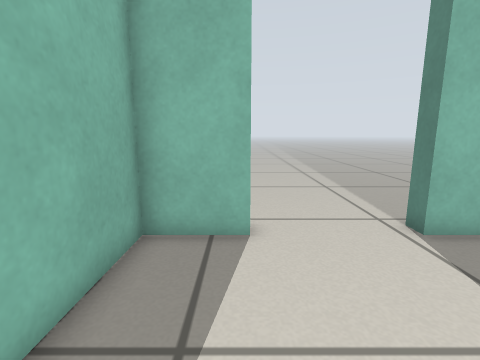
view 1 (above)

14 first-person views from a walk through a Gazebo world. The camera is 0.52 m above the floor, tilts 10° down and sees 85° across. The floor is counted in squares, 0.2 m on a side. Each view is taken from the middle of a square. On the plan, view 1 faces up. The plan holds only what a view shows up to about 18 squares ahead; the rest is blank. Simple patterns stand in for the simulator's built-in surfaces.

view 2
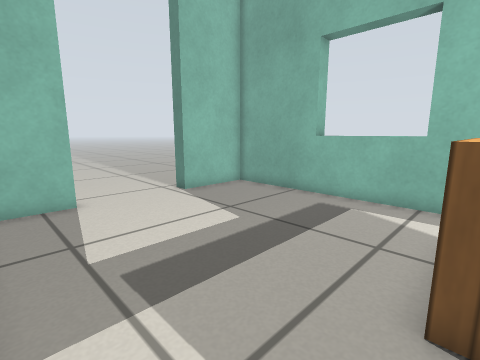

view 3
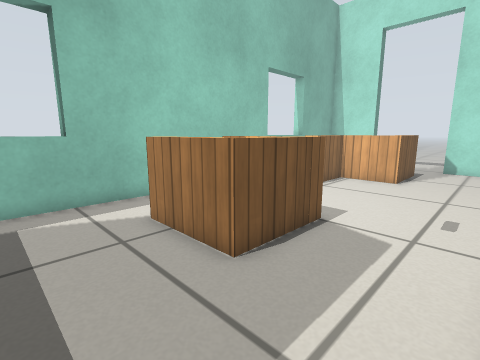

view 4
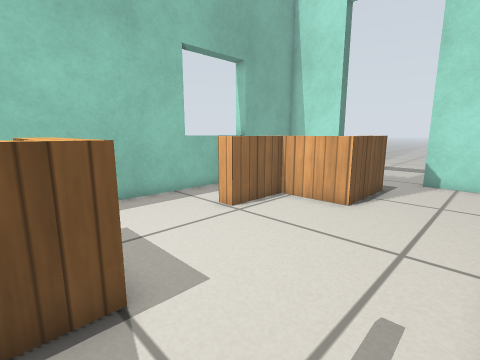

view 5
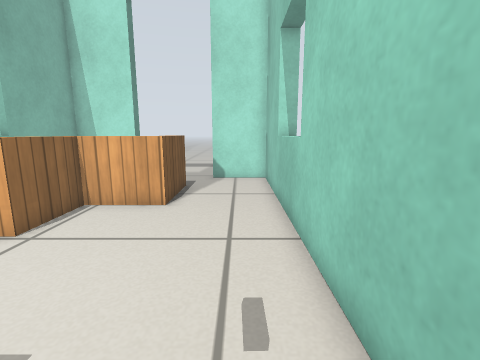

view 6
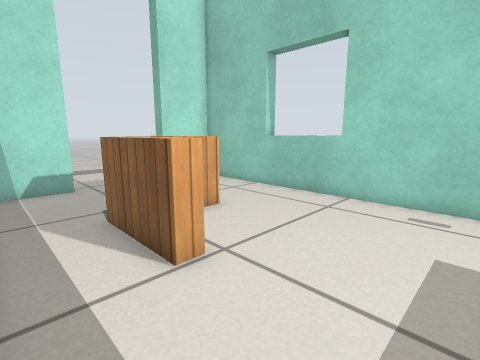

view 7
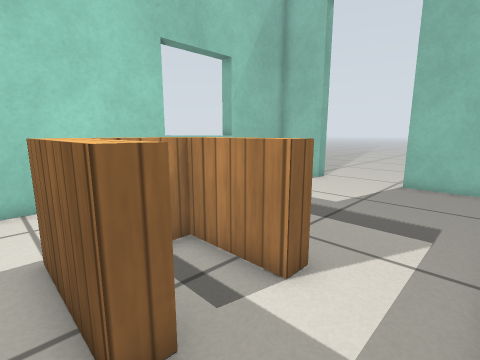

view 8
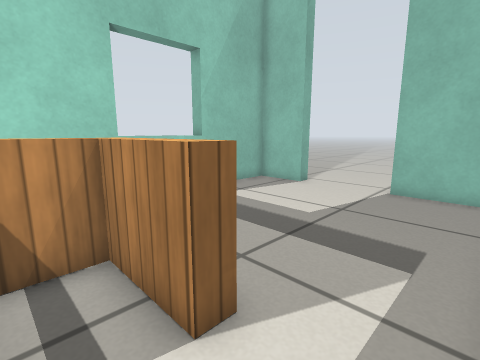

view 9
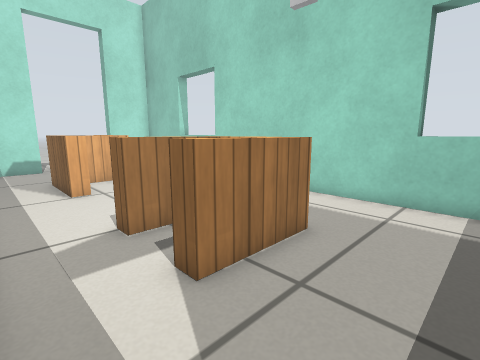

view 10
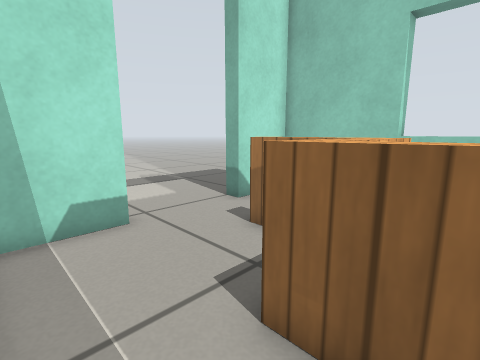

view 11
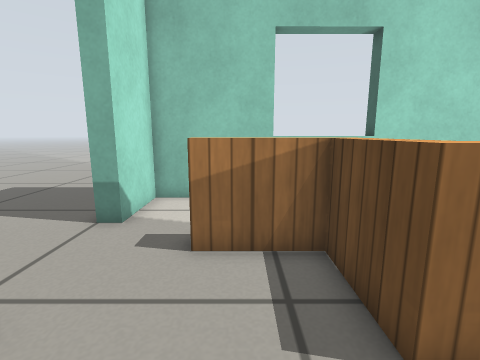

view 12
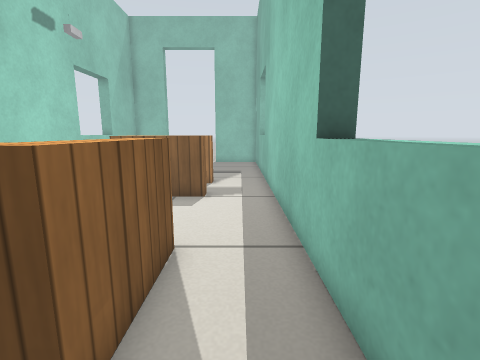

view 13
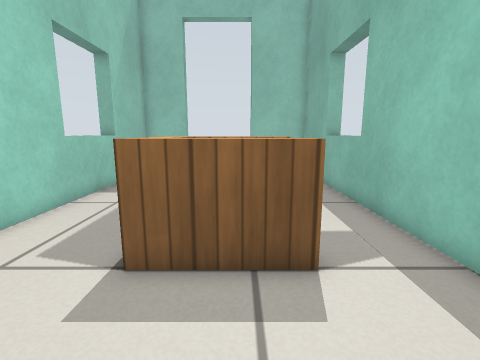

view 14
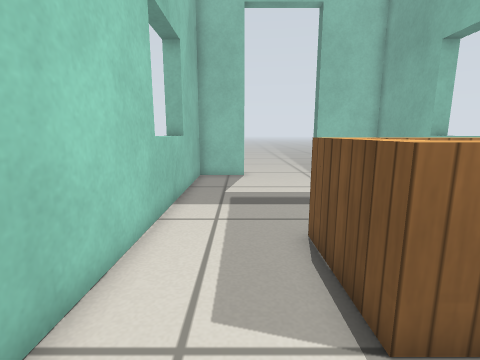

### Floor plan
Points are (right, up) in squares from view 1. A wall is a line through its corners. A room is listed if a view was taken in it or the views show most of it. See-through windows are left out.
Room 1 (views 1, 2, 3, 4, 5, 6, 7, 8, 9, 10, 11, 12, 13, 14)
walls: (9.2, -12.9) (8.4, -12.9); (8.4, -2.2) (9.2, -2.2); (8.4, -16.9) (9.2, -16.9); (9.2, 1.9) (8.4, 1.9); (5.1, -21.5) (8.5, -21.5) (8.5, 6.5) (4.7, 6.5); (0.3, 6.5) (-2.5, 6.5) (-2.5, -21.5) (0.6, -21.5)
low walls: (1.8, -7.3) (1.8, -3.6) (5.5, -3.6) (5.5, -4.3) (2.5, -4.3) (2.5, -6.6) (5.5, -6.6) (5.5, -7.3) (1.8, -7.3); (1.8, -19.1) (1.8, -15.3) (4.7, -15.3) (4.7, -12.3) (5.5, -12.3) (5.5, -16.1) (2.5, -16.1) (2.5, -19.1)
ways out: open door at (2.5, 7); open door at (3, -22)

Where each view was taken, in squares from view 1:
view 1: 0 up, 0 right, facing up
view 2: 4 down, 2 left, facing up-right
view 3: 0 up, 2 left, facing down-right
view 4: 6 down, 2 left, facing down-right
view 5: 6 down, 1 left, facing down
view 6: 8 down, 8 right, facing down-left
view 7: 8 down, 8 right, facing up-left
view 8: 6 down, 8 right, facing up-left
view 9: 0 up, 8 right, facing down-left
view 10: 14 down, 8 right, facing down-left
view 11: 18 down, 8 right, facing left
view 12: 18 down, 7 right, facing up
view 13: 12 down, 4 right, facing up
view 14: 10 down, 0 right, facing up
